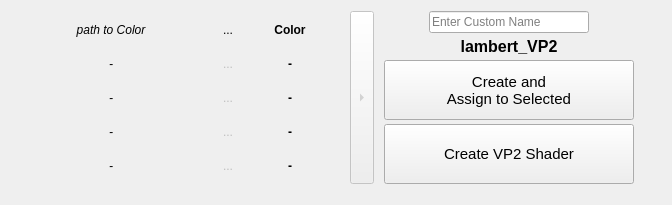
<?xml version="1.0" encoding="UTF-8"?>
<ui version="4.0">
 <class>Form</class>
 <widget class="QWidget" name="Form">
  <property name="geometry">
   <rect>
    <x>0</x>
    <y>0</y>
    <width>672</width>
    <height>205</height>
   </rect>
  </property>
  <property name="sizePolicy">
   <sizepolicy hsizetype="Expanding" vsizetype="Expanding">
    <horstretch>0</horstretch>
    <verstretch>0</verstretch>
   </sizepolicy>
  </property>
  <property name="minimumSize">
   <size>
    <width>0</width>
    <height>0</height>
   </size>
  </property>
  <property name="maximumSize">
   <size>
    <width>672</width>
    <height>16777215</height>
   </size>
  </property>
  <property name="windowTitle">
   <string>Form</string>
  </property>
  <layout class="QFormLayout" name="formLayout">
   <item row="0" column="0">
    <layout class="QHBoxLayout" name="horizontalLayout_3" stretch="0,0,0">
     <property name="spacing">
      <number>5</number>
     </property>
     <property name="sizeConstraint">
      <enum>QLayout::SetDefaultConstraint</enum>
     </property>
     <property name="rightMargin">
      <number>15</number>
     </property>
     <property name="bottomMargin">
      <number>0</number>
     </property>
     <item>
      <layout class="QGridLayout" name="gridLayout">
       <property name="sizeConstraint">
        <enum>QLayout::SetDefaultConstraint</enum>
       </property>
       <property name="topMargin">
        <number>0</number>
       </property>
       <property name="rightMargin">
        <number>10</number>
       </property>
       <property name="horizontalSpacing">
        <number>-1</number>
       </property>
       <item row="3" column="1">
        <widget class="QToolButton" name="tb_metalness">
         <property name="enabled">
          <bool>false</bool>
         </property>
         <property name="sizePolicy">
          <sizepolicy hsizetype="Fixed" vsizetype="Fixed">
           <horstretch>0</horstretch>
           <verstretch>0</verstretch>
          </sizepolicy>
         </property>
         <property name="minimumSize">
          <size>
           <width>0</width>
           <height>0</height>
          </size>
         </property>
         <property name="toolTip">
          <string>Choose Metalness Texture file manually</string>
         </property>
         <property name="text">
          <string notr="true">...</string>
         </property>
         <property name="shortcut">
          <string notr="true"/>
         </property>
         <property name="autoRepeat">
          <bool>false</bool>
         </property>
         <property name="autoExclusive">
          <bool>false</bool>
         </property>
         <property name="popupMode">
          <enum>QToolButton::DelayedPopup</enum>
         </property>
         <property name="toolButtonStyle">
          <enum>Qt::ToolButtonIconOnly</enum>
         </property>
         <property name="autoRaise">
          <bool>true</bool>
         </property>
         <property name="arrowType">
          <enum>Qt::NoArrow</enum>
         </property>
        </widget>
       </item>
       <item row="0" column="2">
        <widget class="QLabel" name="lb_baseColor">
         <property name="sizePolicy">
          <sizepolicy hsizetype="Maximum" vsizetype="Preferred">
           <horstretch>0</horstretch>
           <verstretch>0</verstretch>
          </sizepolicy>
         </property>
         <property name="minimumSize">
          <size>
           <width>90</width>
           <height>0</height>
          </size>
         </property>
         <property name="font">
          <font>
           <weight>75</weight>
           <italic>false</italic>
           <bold>true</bold>
           <underline>false</underline>
           <strikeout>false</strikeout>
          </font>
         </property>
         <property name="layoutDirection">
          <enum>Qt::LeftToRight</enum>
         </property>
         <property name="text">
          <string>Color</string>
         </property>
         <property name="alignment">
          <set>Qt::AlignCenter</set>
         </property>
        </widget>
       </item>
       <item row="1" column="1">
        <widget class="QToolButton" name="tb_roughness">
         <property name="enabled">
          <bool>false</bool>
         </property>
         <property name="sizePolicy">
          <sizepolicy hsizetype="Fixed" vsizetype="Fixed">
           <horstretch>0</horstretch>
           <verstretch>0</verstretch>
          </sizepolicy>
         </property>
         <property name="minimumSize">
          <size>
           <width>0</width>
           <height>0</height>
          </size>
         </property>
         <property name="toolTip">
          <string>Choose Roughness Texture file manually</string>
         </property>
         <property name="text">
          <string notr="true">...</string>
         </property>
         <property name="shortcut">
          <string notr="true"/>
         </property>
         <property name="checkable">
          <bool>false</bool>
         </property>
         <property name="checked">
          <bool>false</bool>
         </property>
         <property name="autoRepeat">
          <bool>false</bool>
         </property>
         <property name="autoExclusive">
          <bool>false</bool>
         </property>
         <property name="popupMode">
          <enum>QToolButton::DelayedPopup</enum>
         </property>
         <property name="toolButtonStyle">
          <enum>Qt::ToolButtonIconOnly</enum>
         </property>
         <property name="autoRaise">
          <bool>true</bool>
         </property>
         <property name="arrowType">
          <enum>Qt::NoArrow</enum>
         </property>
        </widget>
       </item>
       <item row="0" column="1">
        <widget class="QToolButton" name="tb_baseColor">
         <property name="enabled">
          <bool>true</bool>
         </property>
         <property name="sizePolicy">
          <sizepolicy hsizetype="Fixed" vsizetype="Fixed">
           <horstretch>0</horstretch>
           <verstretch>0</verstretch>
          </sizepolicy>
         </property>
         <property name="minimumSize">
          <size>
           <width>0</width>
           <height>0</height>
          </size>
         </property>
         <property name="toolTip">
          <string>Choose VP2 Color Texture file manually</string>
         </property>
         <property name="autoFillBackground">
          <bool>false</bool>
         </property>
         <property name="text">
          <string notr="true">...</string>
         </property>
         <property name="shortcut">
          <string notr="true"/>
         </property>
         <property name="checkable">
          <bool>false</bool>
         </property>
         <property name="checked">
          <bool>false</bool>
         </property>
         <property name="autoRepeat">
          <bool>false</bool>
         </property>
         <property name="autoExclusive">
          <bool>false</bool>
         </property>
         <property name="popupMode">
          <enum>QToolButton::DelayedPopup</enum>
         </property>
         <property name="toolButtonStyle">
          <enum>Qt::ToolButtonIconOnly</enum>
         </property>
         <property name="autoRaise">
          <bool>true</bool>
         </property>
         <property name="arrowType">
          <enum>Qt::NoArrow</enum>
         </property>
        </widget>
       </item>
       <item row="5" column="1">
        <widget class="QToolButton" name="tb_normal">
         <property name="enabled">
          <bool>false</bool>
         </property>
         <property name="sizePolicy">
          <sizepolicy hsizetype="Fixed" vsizetype="Fixed">
           <horstretch>0</horstretch>
           <verstretch>0</verstretch>
          </sizepolicy>
         </property>
         <property name="minimumSize">
          <size>
           <width>0</width>
           <height>0</height>
          </size>
         </property>
         <property name="toolTip">
          <string>Choose Normal Texture file manually</string>
         </property>
         <property name="text">
          <string notr="true">...</string>
         </property>
         <property name="shortcut">
          <string notr="true"/>
         </property>
         <property name="checkable">
          <bool>false</bool>
         </property>
         <property name="autoRepeat">
          <bool>false</bool>
         </property>
         <property name="autoExclusive">
          <bool>false</bool>
         </property>
         <property name="popupMode">
          <enum>QToolButton::DelayedPopup</enum>
         </property>
         <property name="toolButtonStyle">
          <enum>Qt::ToolButtonIconOnly</enum>
         </property>
         <property name="autoRaise">
          <bool>true</bool>
         </property>
         <property name="arrowType">
          <enum>Qt::NoArrow</enum>
         </property>
        </widget>
       </item>
       <item row="6" column="1">
        <widget class="QToolButton" name="tb_displacement">
         <property name="enabled">
          <bool>false</bool>
         </property>
         <property name="sizePolicy">
          <sizepolicy hsizetype="Fixed" vsizetype="Fixed">
           <horstretch>0</horstretch>
           <verstretch>0</verstretch>
          </sizepolicy>
         </property>
         <property name="minimumSize">
          <size>
           <width>0</width>
           <height>0</height>
          </size>
         </property>
         <property name="toolTip">
          <string>Choose Displacement Texture file manually</string>
         </property>
         <property name="text">
          <string notr="true">...</string>
         </property>
         <property name="shortcut">
          <string notr="true"/>
         </property>
         <property name="autoRepeat">
          <bool>false</bool>
         </property>
         <property name="autoExclusive">
          <bool>false</bool>
         </property>
         <property name="popupMode">
          <enum>QToolButton::DelayedPopup</enum>
         </property>
         <property name="toolButtonStyle">
          <enum>Qt::ToolButtonIconOnly</enum>
         </property>
         <property name="autoRaise">
          <bool>true</bool>
         </property>
         <property name="arrowType">
          <enum>Qt::NoArrow</enum>
         </property>
        </widget>
       </item>
       <item row="3" column="2">
        <widget class="QLabel" name="lb_metalness">
         <property name="sizePolicy">
          <sizepolicy hsizetype="Maximum" vsizetype="Preferred">
           <horstretch>0</horstretch>
           <verstretch>0</verstretch>
          </sizepolicy>
         </property>
         <property name="minimumSize">
          <size>
           <width>90</width>
           <height>0</height>
          </size>
         </property>
         <property name="font">
          <font>
           <weight>75</weight>
           <bold>true</bold>
          </font>
         </property>
         <property name="layoutDirection">
          <enum>Qt::LeftToRight</enum>
         </property>
         <property name="text">
          <string>-</string>
         </property>
         <property name="alignment">
          <set>Qt::AlignCenter</set>
         </property>
        </widget>
       </item>
       <item row="5" column="2">
        <widget class="QLabel" name="lb_normal">
         <property name="sizePolicy">
          <sizepolicy hsizetype="Maximum" vsizetype="Preferred">
           <horstretch>0</horstretch>
           <verstretch>0</verstretch>
          </sizepolicy>
         </property>
         <property name="minimumSize">
          <size>
           <width>90</width>
           <height>0</height>
          </size>
         </property>
         <property name="font">
          <font>
           <weight>75</weight>
           <bold>true</bold>
          </font>
         </property>
         <property name="layoutDirection">
          <enum>Qt::LeftToRight</enum>
         </property>
         <property name="text">
          <string>-</string>
         </property>
         <property name="alignment">
          <set>Qt::AlignCenter</set>
         </property>
        </widget>
       </item>
       <item row="3" column="0">
        <widget class="QLabel" name="lb_path_metalness">
         <property name="sizePolicy">
          <sizepolicy hsizetype="Ignored" vsizetype="Fixed">
           <horstretch>0</horstretch>
           <verstretch>0</verstretch>
          </sizepolicy>
         </property>
         <property name="minimumSize">
          <size>
           <width>200</width>
           <height>0</height>
          </size>
         </property>
         <property name="maximumSize">
          <size>
           <width>200</width>
           <height>200</height>
          </size>
         </property>
         <property name="font">
          <font>
           <italic>true</italic>
          </font>
         </property>
         <property name="text">
          <string>-</string>
         </property>
         <property name="textFormat">
          <enum>Qt::AutoText</enum>
         </property>
         <property name="alignment">
          <set>Qt::AlignCenter</set>
         </property>
         <property name="wordWrap">
          <bool>true</bool>
         </property>
        </widget>
       </item>
       <item row="1" column="0">
        <widget class="QLabel" name="lb_path_roughness">
         <property name="sizePolicy">
          <sizepolicy hsizetype="Ignored" vsizetype="Fixed">
           <horstretch>0</horstretch>
           <verstretch>0</verstretch>
          </sizepolicy>
         </property>
         <property name="minimumSize">
          <size>
           <width>200</width>
           <height>0</height>
          </size>
         </property>
         <property name="maximumSize">
          <size>
           <width>200</width>
           <height>200</height>
          </size>
         </property>
         <property name="font">
          <font>
           <italic>true</italic>
          </font>
         </property>
         <property name="text">
          <string>-</string>
         </property>
         <property name="alignment">
          <set>Qt::AlignCenter</set>
         </property>
         <property name="wordWrap">
          <bool>true</bool>
         </property>
        </widget>
       </item>
       <item row="6" column="0">
        <widget class="QLabel" name="lb_path_displacement">
         <property name="sizePolicy">
          <sizepolicy hsizetype="Ignored" vsizetype="Fixed">
           <horstretch>0</horstretch>
           <verstretch>0</verstretch>
          </sizepolicy>
         </property>
         <property name="minimumSize">
          <size>
           <width>200</width>
           <height>0</height>
          </size>
         </property>
         <property name="maximumSize">
          <size>
           <width>200</width>
           <height>200</height>
          </size>
         </property>
         <property name="font">
          <font>
           <italic>true</italic>
           <strikeout>false</strikeout>
          </font>
         </property>
         <property name="text">
          <string>-</string>
         </property>
         <property name="alignment">
          <set>Qt::AlignCenter</set>
         </property>
         <property name="wordWrap">
          <bool>true</bool>
         </property>
         <property name="indent">
          <number>0</number>
         </property>
        </widget>
       </item>
       <item row="0" column="0">
        <widget class="QLabel" name="lb_path_baseColor">
         <property name="sizePolicy">
          <sizepolicy hsizetype="Ignored" vsizetype="Fixed">
           <horstretch>0</horstretch>
           <verstretch>0</verstretch>
          </sizepolicy>
         </property>
         <property name="minimumSize">
          <size>
           <width>200</width>
           <height>0</height>
          </size>
         </property>
         <property name="maximumSize">
          <size>
           <width>200</width>
           <height>200</height>
          </size>
         </property>
         <property name="font">
          <font>
           <italic>true</italic>
           <underline>false</underline>
           <strikeout>false</strikeout>
           <kerning>true</kerning>
          </font>
         </property>
         <property name="layoutDirection">
          <enum>Qt::LeftToRight</enum>
         </property>
         <property name="autoFillBackground">
          <bool>false</bool>
         </property>
         <property name="frameShadow">
          <enum>QFrame::Plain</enum>
         </property>
         <property name="lineWidth">
          <number>1</number>
         </property>
         <property name="text">
          <string>path to Color</string>
         </property>
         <property name="scaledContents">
          <bool>false</bool>
         </property>
         <property name="alignment">
          <set>Qt::AlignCenter</set>
         </property>
         <property name="wordWrap">
          <bool>true</bool>
         </property>
        </widget>
       </item>
       <item row="5" column="0">
        <widget class="QLabel" name="lb_path_normal">
         <property name="sizePolicy">
          <sizepolicy hsizetype="Ignored" vsizetype="Fixed">
           <horstretch>0</horstretch>
           <verstretch>0</verstretch>
          </sizepolicy>
         </property>
         <property name="minimumSize">
          <size>
           <width>200</width>
           <height>0</height>
          </size>
         </property>
         <property name="maximumSize">
          <size>
           <width>200</width>
           <height>200</height>
          </size>
         </property>
         <property name="font">
          <font>
           <italic>true</italic>
          </font>
         </property>
         <property name="text">
          <string>-</string>
         </property>
         <property name="alignment">
          <set>Qt::AlignCenter</set>
         </property>
         <property name="wordWrap">
          <bool>true</bool>
         </property>
        </widget>
       </item>
       <item row="6" column="2">
        <widget class="QLabel" name="lb_displacement">
         <property name="sizePolicy">
          <sizepolicy hsizetype="Maximum" vsizetype="Preferred">
           <horstretch>0</horstretch>
           <verstretch>0</verstretch>
          </sizepolicy>
         </property>
         <property name="minimumSize">
          <size>
           <width>90</width>
           <height>0</height>
          </size>
         </property>
         <property name="font">
          <font>
           <weight>75</weight>
           <bold>true</bold>
           <strikeout>false</strikeout>
          </font>
         </property>
         <property name="layoutDirection">
          <enum>Qt::LeftToRight</enum>
         </property>
         <property name="text">
          <string>-</string>
         </property>
         <property name="alignment">
          <set>Qt::AlignCenter</set>
         </property>
        </widget>
       </item>
       <item row="1" column="2">
        <widget class="QLabel" name="lb_roughness">
         <property name="sizePolicy">
          <sizepolicy hsizetype="Maximum" vsizetype="Preferred">
           <horstretch>0</horstretch>
           <verstretch>0</verstretch>
          </sizepolicy>
         </property>
         <property name="minimumSize">
          <size>
           <width>90</width>
           <height>0</height>
          </size>
         </property>
         <property name="font">
          <font>
           <weight>75</weight>
           <bold>true</bold>
          </font>
         </property>
         <property name="layoutDirection">
          <enum>Qt::LeftToRight</enum>
         </property>
         <property name="text">
          <string>-</string>
         </property>
         <property name="alignment">
          <set>Qt::AlignCenter</set>
         </property>
        </widget>
       </item>
      </layout>
     </item>
     <item>
      <widget class="QToolButton" name="toolButton_6">
       <property name="enabled">
        <bool>false</bool>
       </property>
       <property name="sizePolicy">
        <sizepolicy hsizetype="Fixed" vsizetype="Fixed">
         <horstretch>0</horstretch>
         <verstretch>0</verstretch>
        </sizepolicy>
       </property>
       <property name="minimumSize">
        <size>
         <width>0</width>
         <height>0</height>
        </size>
       </property>
       <property name="maximumSize">
        <size>
         <width>16777215</width>
         <height>230</height>
        </size>
       </property>
       <property name="text">
        <string notr="true">...</string>
       </property>
       <property name="shortcut">
        <string notr="true"/>
       </property>
       <property name="autoRepeat">
        <bool>false</bool>
       </property>
       <property name="autoExclusive">
        <bool>false</bool>
       </property>
       <property name="popupMode">
        <enum>QToolButton::DelayedPopup</enum>
       </property>
       <property name="toolButtonStyle">
        <enum>Qt::ToolButtonIconOnly</enum>
       </property>
       <property name="arrowType">
        <enum>Qt::RightArrow</enum>
       </property>
       <property name="toolTipDuration" stdset="0">
        <number>1</number>
       </property>
      </widget>
     </item>
     <item>
      <layout class="QVBoxLayout" name="verticalLayout_2">
       <property name="spacing">
        <number>4</number>
       </property>
       <property name="leftMargin">
        <number>5</number>
       </property>
       <item>
        <layout class="QHBoxLayout" name="horizontalLayout_2">
         <property name="spacing">
          <number>-1</number>
         </property>
         <item>
          <widget class="QLineEdit" name="input_shaderName">
           <property name="sizePolicy">
            <sizepolicy hsizetype="Fixed" vsizetype="Fixed">
             <horstretch>0</horstretch>
             <verstretch>0</verstretch>
            </sizepolicy>
           </property>
           <property name="minimumSize">
            <size>
             <width>160</width>
             <height>0</height>
            </size>
           </property>
           <property name="maximumSize">
            <size>
             <width>16777215</width>
             <height>16777215</height>
            </size>
           </property>
           <property name="toolTip">
            <string>( &quot;_MAT&quot; Suffix added automatically)</string>
           </property>
           <property name="text">
            <string/>
           </property>
           <property name="placeholderText">
            <string>Enter Custom Name</string>
           </property>
          </widget>
         </item>
        </layout>
       </item>
       <item>
        <widget class="QLabel" name="lb_shaderName">
         <property name="sizePolicy">
          <sizepolicy hsizetype="Ignored" vsizetype="Fixed">
           <horstretch>0</horstretch>
           <verstretch>0</verstretch>
          </sizepolicy>
         </property>
         <property name="minimumSize">
          <size>
           <width>250</width>
           <height>0</height>
          </size>
         </property>
         <property name="maximumSize">
          <size>
           <width>200</width>
           <height>200</height>
          </size>
         </property>
         <property name="baseSize">
          <size>
           <width>0</width>
           <height>0</height>
          </size>
         </property>
         <property name="font">
          <font>
           <pointsize>12</pointsize>
           <weight>75</weight>
           <italic>false</italic>
           <bold>true</bold>
           <underline>false</underline>
           <kerning>true</kerning>
          </font>
         </property>
         <property name="toolTip">
          <string>Final Name of Shader</string>
         </property>
         <property name="styleSheet">
          <string notr="true"/>
         </property>
         <property name="frameShadow">
          <enum>QFrame::Plain</enum>
         </property>
         <property name="lineWidth">
          <number>1</number>
         </property>
         <property name="text">
          <string>lambert_VP2</string>
         </property>
         <property name="scaledContents">
          <bool>false</bool>
         </property>
         <property name="alignment">
          <set>Qt::AlignCenter</set>
         </property>
         <property name="wordWrap">
          <bool>true</bool>
         </property>
        </widget>
       </item>
       <item>
        <layout class="QGridLayout" name="gridLayout_2">
         <item row="0" column="0">
          <widget class="QPushButton" name="btn_createAndAssign">
           <property name="sizePolicy">
            <sizepolicy hsizetype="Fixed" vsizetype="Fixed">
             <horstretch>0</horstretch>
             <verstretch>0</verstretch>
            </sizepolicy>
           </property>
           <property name="minimumSize">
            <size>
             <width>250</width>
             <height>60</height>
            </size>
           </property>
           <property name="font">
            <font>
             <pointsize>11</pointsize>
             <weight>50</weight>
             <bold>false</bold>
            </font>
           </property>
           <property name="toolTip">
            <string>&lt;html&gt;&lt;head/&gt;&lt;body&gt;&lt;p&gt;Creates a Shader based on the connections&lt;br/&gt;(Make sure a Mesh/Group is selected to Assign)&lt;/p&gt;&lt;/body&gt;&lt;/html&gt;</string>
           </property>
           <property name="text">
            <string>Create and
Assign to Selected</string>
           </property>
          </widget>
         </item>
         <item row="1" column="0">
          <widget class="QPushButton" name="btn_create">
           <property name="minimumSize">
            <size>
             <width>250</width>
             <height>60</height>
            </size>
           </property>
           <property name="font">
            <font>
             <pointsize>11</pointsize>
             <weight>50</weight>
             <bold>false</bold>
            </font>
           </property>
           <property name="toolTip">
            <string>Creates a VP2 Shader based on the connections</string>
           </property>
           <property name="text">
            <string>Create VP2 Shader</string>
           </property>
          </widget>
         </item>
        </layout>
       </item>
      </layout>
     </item>
    </layout>
   </item>
  </layout>
  <zorder>toolButton_6</zorder>
  <zorder>layoutWidget</zorder>
 </widget>
 <resources/>
 <connections/>
</ui>
